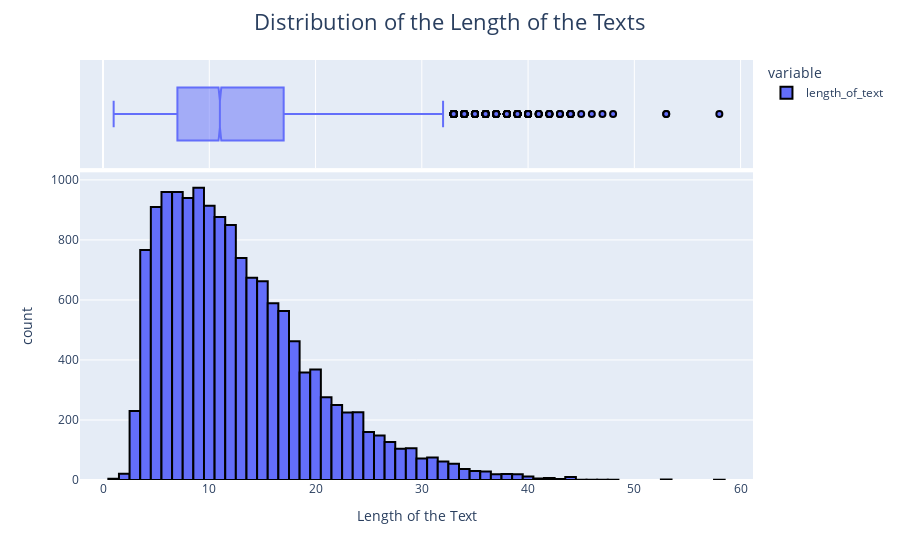

Write notebook code for a chart like this one.
### Code cell
import plotly.express as px
train['length_of_text'] = [len(i.split(' ')) for i in train['text_tamil']]

fig = px.histogram(train['length_of_text'], marginal='box',
                   labels={"value": "Length of the Text"})

fig.update_traces(marker=dict(line=dict(color='#000000', width=2)))
fig.update_layout(title_text='Distribution of the Length of the Texts',
                  title_x=0.5, title_font=dict(size=22))
fig.show()

### Figure 1 — Plotly figure (JSON) as saved in the notebook; plotly's stock layout.template omitted (floating-point values rounded to 4 significant figures; data arrays with more than 128 entries replaced by an {"elided": "..."} marker saying what was removed)
{"data": [{"alignmentgroup": "True", "bingroup": "x", "hovertemplate": "variable=length_of_text<br>Length of the Text=%{x}<br>count=%{y}<extra></extra>", "legendgroup": "length_of_text", "marker": {"color": "#636efa", "line": {"color": "#000000", "width": 2}, "pattern": {"shape": ""}}, "name": "length_of_text", "offsetgroup": "length_of_text", "orientation": "v", "showlegend": true, "type": "histogram", "x": {"elided": "14903 int values"}, "xaxis": "x", "yaxis": "y"}, {"alignmentgroup": "True", "hovertemplate": "variable=length_of_text<br>Length of the Text=%{x}<extra></extra>", "legendgroup": "length_of_text", "marker": {"color": "#636efa", "line": {"color": "#000000", "width": 2}}, "name": "length_of_text", "notched": true, "offsetgroup": "length_of_text", "showlegend": false, "type": "box", "x": {"elided": "14903 int values"}, "xaxis": "x2", "yaxis": "y2"}], "layout": {"barmode": "relative", "legend": {"title": {"text": "variable"}, "tracegroupgap": 0}, "margin": {"t": 60}, "title": {"font": {"size": 22}, "text": "Distribution of the Length of the Texts", "x": 0.5}, "xaxis": {"anchor": "y", "domain": [0, 1], "title": {"text": "Length of the Text"}}, "xaxis2": {"anchor": "y2", "domain": [0, 1], "matches": "x", "showgrid": true, "showticklabels": false}, "yaxis": {"anchor": "x", "domain": [0, 0.7326], "title": {"text": "count"}}, "yaxis2": {"anchor": "x2", "domain": [0.7426, 1], "matches": "y2", "showgrid": false, "showline": false, "showticklabels": false, "ticks": ""}}}
